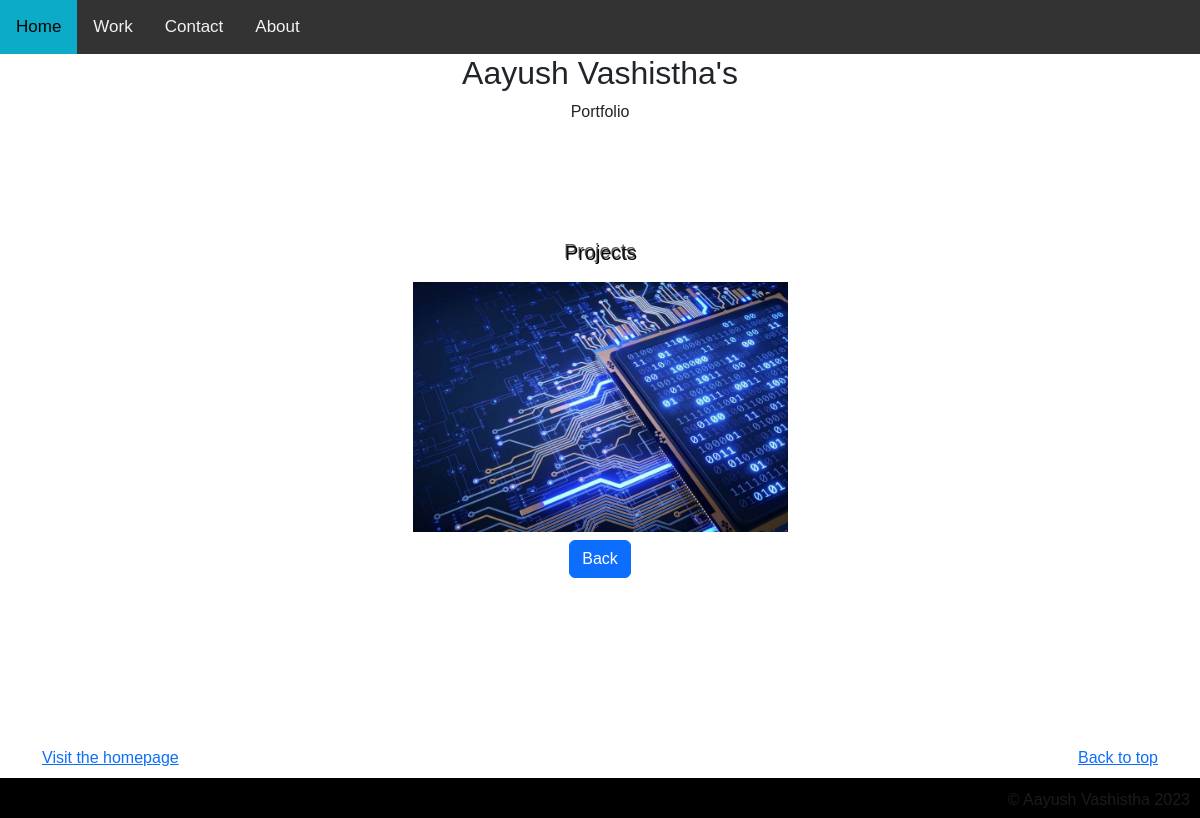
Page /jobs/2 on the earlier database version.
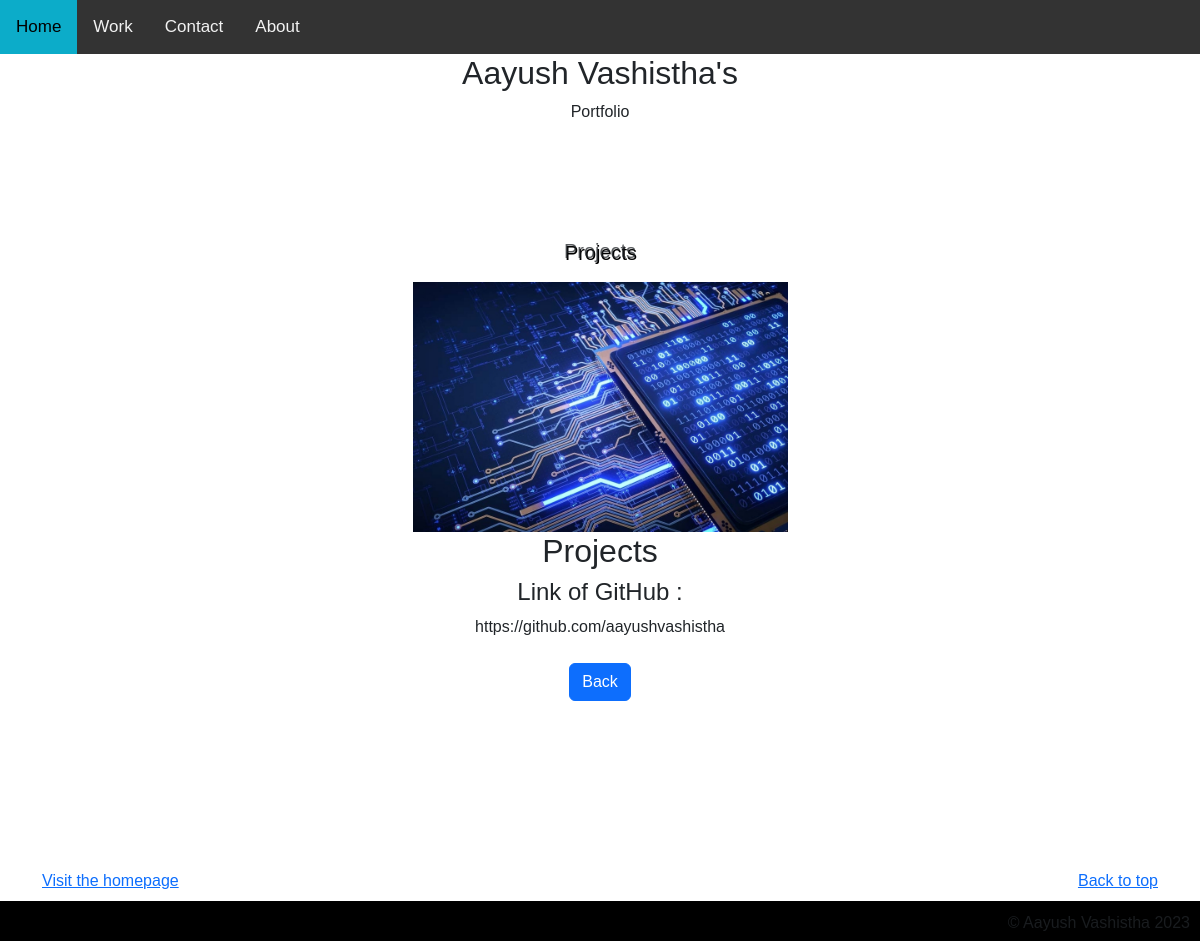
Same page on the later database version.
### jobs/models.py (models this page shows, shortened)
class job(models.Model):
    image = models.ImageField(upload_to='images')
    summary = models.CharField(max_length=200)
    def __str__(self):
        return self.summary

class resume(models.Model):
    year = models.CharField(max_length=100)
    designation = models.CharField(max_length=100)
    text = models.CharField(max_length=2000)

### jobs/views.py (the view)
# urls.py: path('jobs/<int:job_id>', jobs.views.detail, name = 'detail'),
def detail(request, job_id):
    job_detail = get_object_or_404(job, pk = job_id)
    print(job_detail)
    if job_id == 4:
        resume_detail = resume.objects.filter(id__in = [1,2])
        print(resume_detail)
    elif job_id == 5:
        resume_detail = resume.objects.filter(id__in = [3,4])
        print(resume_detail)
    else:
        resume_detail = resume.objects.filter(id = 5)
    return render(request, 'detail.html', {'job': job_detail, 'resume': resume_detail})

### jobs/templates/detail.html (shortened to what this page needs)
<!doctype html>
<html lang="en" data-bs-theme="auto">
  {% load static %}
    <link rel="stylesheet" href="/styles/style.css">
<link href="https://cdn.jsdelivr.net/npm/bootstrap@5.3.0/dist/css/bootstrap.min.css" rel="stylesheet">
  </head>
    </head>
    <body>
  <div class="topnav">
    <a class="active" href="/">Home</a>
    <a href="/work">Work</a>
    <a href="/contact">Contact</a>
    <a href="/about">About</a>
  </div>
  <div style="text-align: center;">
    <h2>Aayush Vashistha's</h2>
    <p>Portfolio</p>
  </div>
<main>
  <section class="py-5 text-center container">
    <div class="row py-lg-5">
      <div class="col-lg-6 col-md-8 mx-auto">
        <p class="lead text-body-secondary">{{ job.summary }}</p>
        <img src="{{ job.image.url }}" height=250 alt=""></img>
        {% for resume in resume %}
        <h2> {{ resume.year }} </h2>
        <h4> {{ resume.designation }} </h4>
        <p> {{ resume.text }} </p>
        {% endfor %}
        <p>
            <a href="{% url 'work' %}" class="btn btn-primary my-2">Back</a>
          </p>
      </div>
    </div>
  </section>
</main>
<footer class="text-body-secondary py-5">
  <div class="container">
    <p class="float-end mb-1">
      <a href="#">Back to top</a>
    </p>
    <p class="mb-0"> <a href="/">Visit the homepage</a>
  </div>
  <div class="footer">
    <p class="float-end mb-1">
      &copy; Aayush Vashistha 2023
    </p>
  </div>
</footer>
    </body>
</html>

### styles/style.css (style rules this page uses)
html,body { margin:0; height:100%; font-family: 'Josefin Sans', sans-serif; }
a { text-decoration:none }
.btn { color:#333; border:2px solid; border-radius:3px; text-decoration:none; display:inline-block; padding:5px 10px; font-weight:600 }
body { color: white; }
.lead { text-shadow: 1px 2px black; }
.footer { position: fixed; padding: 10px 10px 0px 10px; bottom: 0; width: 100%; height: 40px; background: rgb(0, 0, 0); }
.topnav { background-color: #333; overflow: hidden; }
.topnav a { float: left; color: #f2f2f2; text-align: center; padding: 14px 16px; text-decoration: none; font-size: 17px; }
.topnav a.active { background-color: #04AA6D; color: white; }

### jobs/templates/detail.html (style rules this page uses)
body { margin: 0; font-family: Arial, Helvetica, sans-serif; }
.topnav { overflow: hidden; background-color: #333; }
.topnav a { float: left; color: #f2f2f2; text-align: center; padding: 14px 16px; text-decoration: none; font-size: 17px; }

Differences in the rows shown:
added resume: year "Projects", designation "Link of GitHub :", text "https://github.com/aayushvashistha"
